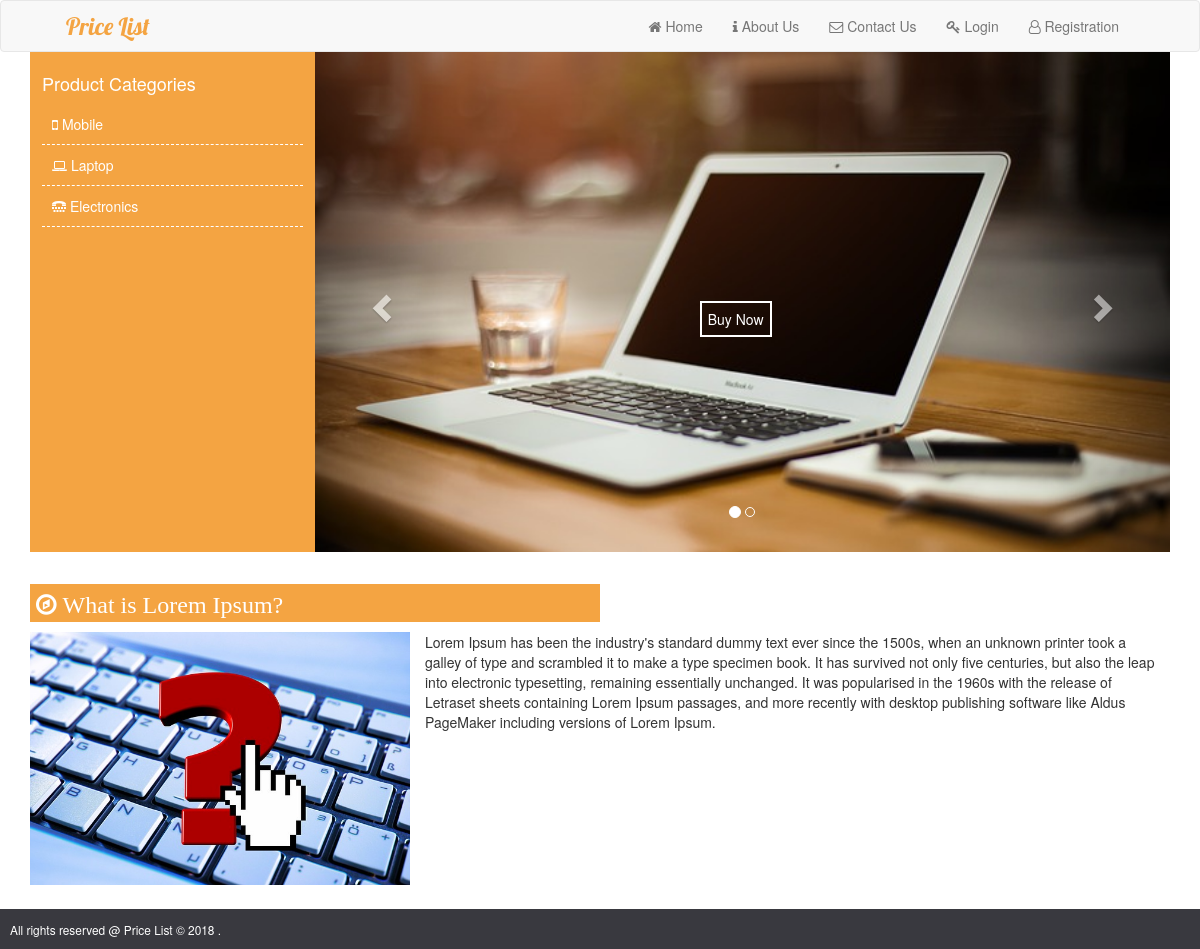
Page /about.php on the committed database.
### tables this page shows
CREATE TABLE `category` (
  `c_id` int(11) NOT NULL,
  `cat_name` varchar(100) NOT NULL,
  `cat_icon` varchar(18) NOT NULL,
  `date` datetime NOT NULL
);

CREATE TABLE `about` (
  `id` int(11) NOT NULL,
  `title` varchar(255) NOT NULL,
  `content` text NOT NULL,
  `date` datetime NOT NULL
);

### about.php (the view, shortened to what this page needs)
<?php
include_once('header.php');
?>
		<div class="container">
			<?php
			$about_query="SELECT * FROM about";
			$about_result=mysqli_query($con,$about_query);
			?>
			<div class="col-md-3 col-xs-12 no-padding" id="all_cat">
				<ul>
					<li><h4>Product Categories</h4></li>
					<?php
						$cat_sql="SELECT * FROM category ORDER BY c_id ASC";
						$cat_result=mysqli_query($con,$cat_sql);
						if(mysqli_num_rows($cat_result)){
						while($cat=mysqli_fetch_assoc($cat_result)){
					?>
					<li><a href="product.php?c_id=<?php echo $cat['c_id']; ?>"><span class="fa <?php echo $cat['cat_icon']; ?>"></span> <?php echo $cat['cat_name']; ?></a></li>
					<?php }
					}
					else{
						echo '<li><h4>No Category Found</h4><li>';
					}
					?>
				</ul>
			</div>
			<div class="col-md-9 col-xs-12 no-padding">
				<div id="myCarousel" class="carousel slide" data-ride="carousel">
			    <ol class="carousel-indicators">
			      <li data-target="#myCarousel" data-slide-to="0" class="active"></li>
			      <li data-target="#myCarousel" data-slide-to="1"></li>
			    </ol>
			    <div class="carousel-inner">
			      <div class="item active">
			        <img src="assets/images/laptop.jpg" alt="Laptop" style="width:100%;">
			        <a href="products.php?c_id=2"><button type="button" class="buyNow">Buy Now</button></a>
			      </div>
			    </div>
			    <a class="left carousel-control" href="#myCarousel" data-slide="prev">
			      <span class="glyphicon glyphicon-chevron-left"></span>
			    </a>
			    <a class="right carousel-control" href="#myCarousel" data-slide="next">
			      <span class="glyphicon glyphicon-chevron-right"></span>
			    </a>
			  </div>
			</div>
			<div class="row">
				<div class="col-md-12 col-xs-12 xol-sm-12 product-wrapper">
					<?php if(mysqli_num_rows($about_result)>0){
						while($about=mysqli_fetch_assoc($about_result)){
					?>
						<h3 class="page-title"><span class="fa fa-compass"> <?php echo $about['title']; ?></h3>
						<div class="col-md-4 col-xs-12 no-padding about">
							<img src="assets/images/about.jpg" class="image-responsive">
						</div>
						<div class="col-md-8 col-xs-12 about">
							<?php echo $about['content']; ?>
						</div>
					<?php
						}
					}
					else{
						echo "<h4>No Product Found In Phone Category</h4>";
					}
					?>
				</div>
			</div>
		</div>
<?php include_once('footer.php'); ?>

### assets/css/custom.css (style rules this page uses)
body { margin: 0; padding: 0; }
* { outline: none !important; }
.no-padding { padding: 0; margin: 0; }
.mainWrapper #all_cat ul { padding: 0; margin: 0; list-style: none; background-color: #f4a442; padding: 12px; height: 500px; }
.mainWrapper #all_cat ul li h4 { color: #FFF; }
.mainWrapper #all_cat ul li a { display: block; padding: 10px; color: #FFF; border-bottom: 1px dashed #FFF; }
.product-wrapper { margin: 12px 0; }
h3.page-title { width: 50%; background-color: #f4a442; padding: 6px; color: #FFF; }
.carousel-inner { max-height: 500px; }
.carousel-inner .item { position: relative; }
.carousel-inner .item a { position: absolute; bottom: 50%; left: 45%; }
button.buyNow { background-color: transparent; border: 2px solid #FFF; color: #FFF; padding: 6px; }
.contact img,.about img { max-width: 100%; }

### rows in the picture
category: cat_name "Mobile"
category: cat_name "Laptop"
category: cat_name "Electronics"
about: title "What is Lorem Ipsum?", content "Lorem Ipsum has been the industry's standard dummy text ever since the 1500s, when an unknown printer took a galley of type and scrambled it to make a type specimen book. It has survived not only five centuries, but also the leap into electronic typesetting, remaining essentially unchanged. It was popularised in the 1960s with the release of Letraset sheets containing Lorem Ipsum passages, and more recently with desktop publishing software like Aldus PageMaker including versions of Lorem Ipsum."
